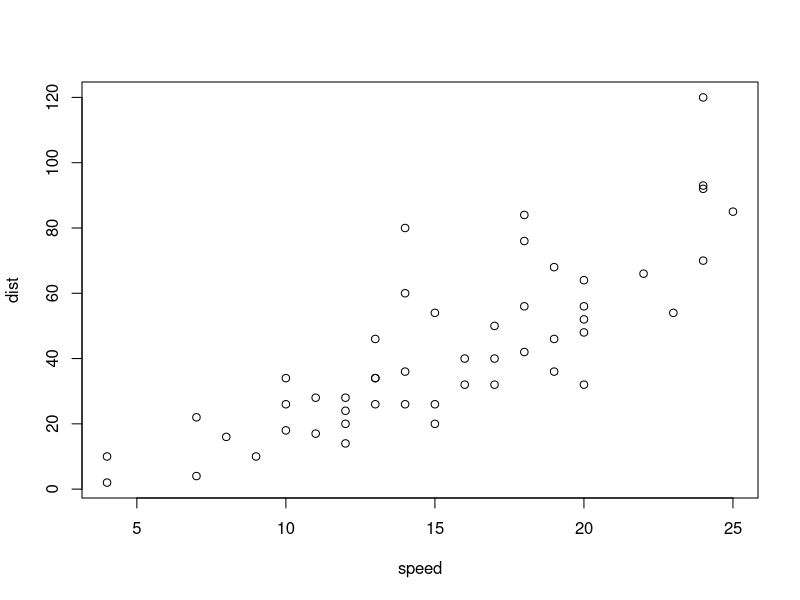
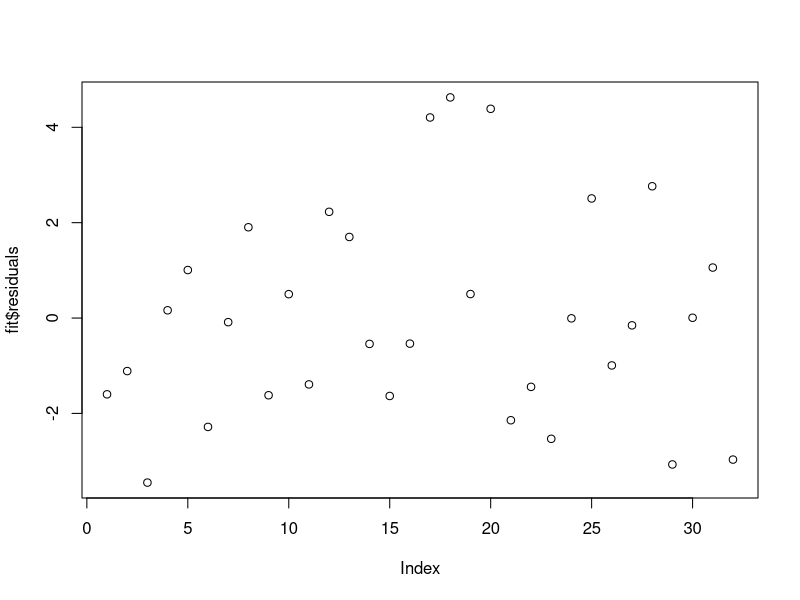

Reproduce these figures in R, in order.
## ---- chunk 1
data(mtcars)
plot(cars)

## ---- chunk 2
fit <- lm(mpg ~ ., data = mtcars)
summary(fit)
## ---- chunk 3
fit2 <- lm(mpg ~ am, data = mtcars)
summary(fit2)
## ---- chunk 4
plot(fit$residuals)
